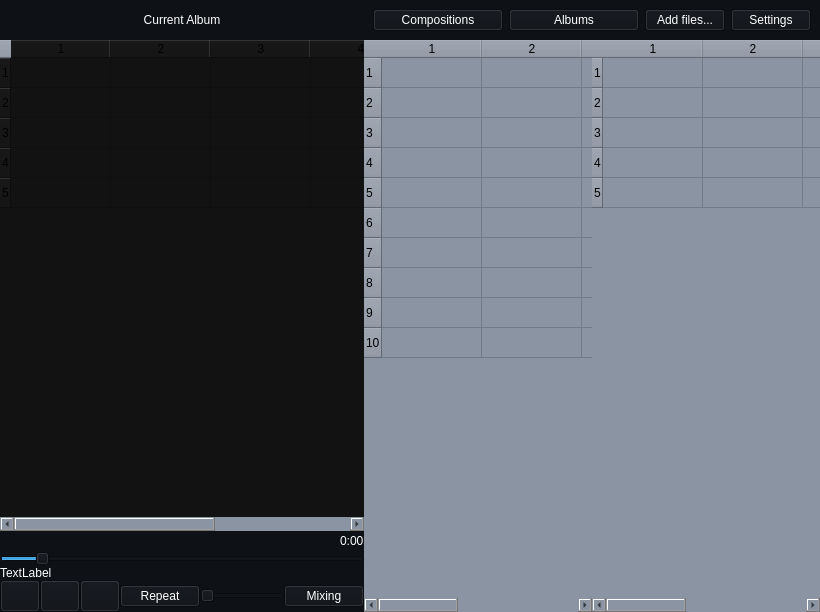
<?xml version="1.0" encoding="UTF-8"?>
<ui version="4.0">
 <class>MainWindow</class>
 <widget class="QMainWindow" name="MainWindow">
  <property name="geometry">
   <rect>
    <x>0</x>
    <y>0</y>
    <width>820</width>
    <height>612</height>
   </rect>
  </property>
  <property name="windowTitle">
   <string>MainWindow</string>
  </property>
  <property name="styleSheet">
   <string notr="true">background-color: #8B94A3</string>
  </property>
  <widget class="QWidget" name="centralwidget">
   <layout class="QGridLayout" name="gridLayout">
    <property name="leftMargin">
     <number>0</number>
    </property>
    <property name="topMargin">
     <number>0</number>
    </property>
    <property name="rightMargin">
     <number>0</number>
    </property>
    <property name="bottomMargin">
     <number>0</number>
    </property>
    <property name="spacing">
     <number>0</number>
    </property>
    <item row="1" column="0" colspan="2">
     <widget class="QTableWidget" name="TableCurrentAlbumWidget">
      <property name="sizePolicy">
       <sizepolicy hsizetype="Expanding" vsizetype="Expanding">
        <horstretch>0</horstretch>
        <verstretch>0</verstretch>
       </sizepolicy>
      </property>
      <property name="styleSheet">
       <string notr="true">background-color: #121212;
selection-background-color: transparent;
border-style: none;</string>
      </property>
      <property name="lineWidth">
       <number>1</number>
      </property>
      <property name="rowCount">
       <number>5</number>
      </property>
      <property name="columnCount">
       <number>5</number>
      </property>
      <row/>
      <row/>
      <row/>
      <row/>
      <row/>
      <column/>
      <column/>
      <column/>
      <column/>
      <column/>
     </widget>
    </item>
    <item row="0" column="2">
     <widget class="QWidget" name="widget" native="true">
      <property name="styleSheet">
       <string notr="true">background-color: #0E1116</string>
      </property>
      <layout class="QHBoxLayout" name="horizontalLayout_2">
       <item>
        <widget class="QPushButton" name="pushButton_Compositions">
         <property name="sizePolicy">
          <sizepolicy hsizetype="Expanding" vsizetype="Fixed">
           <horstretch>20</horstretch>
           <verstretch>0</verstretch>
          </sizepolicy>
         </property>
         <property name="styleSheet">
          <string notr="true">background-color: #0E1116;
color: white</string>
         </property>
         <property name="text">
          <string>Compositions</string>
         </property>
        </widget>
       </item>
       <item>
        <widget class="QPushButton" name="pushButton_Albums">
         <property name="sizePolicy">
          <sizepolicy hsizetype="Expanding" vsizetype="Fixed">
           <horstretch>20</horstretch>
           <verstretch>0</verstretch>
          </sizepolicy>
         </property>
         <property name="styleSheet">
          <string notr="true">background-color: #0E1116;
color: white</string>
         </property>
         <property name="text">
          <string>Albums</string>
         </property>
        </widget>
       </item>
       <item>
        <widget class="QPushButton" name="pushButton_AddFiles">
         <property name="styleSheet">
          <string notr="true">background-color: #0E1116;
color: white</string>
         </property>
         <property name="text">
          <string>Add files...</string>
         </property>
        </widget>
       </item>
       <item>
        <widget class="QPushButton" name="pushButton_Settings">
         <property name="styleSheet">
          <string notr="true">background-color: #0E1116;
color: white</string>
         </property>
         <property name="text">
          <string>Settings</string>
         </property>
        </widget>
       </item>
      </layout>
     </widget>
    </item>
    <item row="0" column="1">
     <widget class="QLabel" name="Label_CurrentAlbum">
      <property name="sizePolicy">
       <sizepolicy hsizetype="Preferred" vsizetype="Preferred">
        <horstretch>0</horstretch>
        <verstretch>0</verstretch>
       </sizepolicy>
      </property>
      <property name="styleSheet">
       <string notr="true">background-color: #0E1116;
color: white</string>
      </property>
      <property name="text">
       <string>&lt;html&gt;&lt;head/&gt;&lt;body&gt;&lt;p align=&quot;center&quot;&gt;Current Album&lt;/p&gt;&lt;/body&gt;&lt;/html&gt;</string>
      </property>
      <property name="textFormat">
       <enum>Qt::AutoText</enum>
      </property>
     </widget>
    </item>
    <item row="1" column="2" rowspan="2">
     <widget class="QWidget" name="AllTracksWidget" native="true">
      <property name="sizePolicy">
       <sizepolicy hsizetype="Expanding" vsizetype="Expanding">
        <horstretch>20</horstretch>
        <verstretch>0</verstretch>
       </sizepolicy>
      </property>
      <layout class="QGridLayout" name="gridLayout_7">
       <property name="leftMargin">
        <number>0</number>
       </property>
       <property name="topMargin">
        <number>0</number>
       </property>
       <property name="rightMargin">
        <number>0</number>
       </property>
       <property name="bottomMargin">
        <number>0</number>
       </property>
       <property name="horizontalSpacing">
        <number>0</number>
       </property>
       <item row="0" column="1">
        <widget class="QTableWidget" name="TableWidgetForAll">
         <property name="sizePolicy">
          <sizepolicy hsizetype="Expanding" vsizetype="Expanding">
           <horstretch>20</horstretch>
           <verstretch>0</verstretch>
          </sizepolicy>
         </property>
         <property name="styleSheet">
          <string notr="true">border-style: none;

background-color: #8B94A3</string>
         </property>
         <property name="rowCount">
          <number>5</number>
         </property>
         <property name="columnCount">
          <number>5</number>
         </property>
         <row/>
         <row/>
         <row/>
         <row/>
         <row/>
         <column/>
         <column/>
         <column/>
         <column/>
         <column/>
        </widget>
       </item>
       <item row="0" column="0">
        <widget class="QWidget" name="AlbumWidget" native="true">
         <property name="sizePolicy">
          <sizepolicy hsizetype="Expanding" vsizetype="Expanding">
           <horstretch>20</horstretch>
           <verstretch>0</verstretch>
          </sizepolicy>
         </property>
         <layout class="QGridLayout" name="gridLayout_6">
          <property name="leftMargin">
           <number>0</number>
          </property>
          <property name="topMargin">
           <number>0</number>
          </property>
          <property name="rightMargin">
           <number>0</number>
          </property>
          <property name="bottomMargin">
           <number>0</number>
          </property>
          <property name="horizontalSpacing">
           <number>0</number>
          </property>
          <item row="0" column="0">
           <widget class="QTableWidget" name="TableAlbumWidget">
            <property name="sizePolicy">
             <sizepolicy hsizetype="Expanding" vsizetype="Expanding">
              <horstretch>20</horstretch>
              <verstretch>0</verstretch>
             </sizepolicy>
            </property>
            <property name="styleSheet">
             <string notr="true">border-style: none;

background-color: #8B94A3</string>
            </property>
            <property name="rowCount">
             <number>10</number>
            </property>
            <property name="columnCount">
             <number>5</number>
            </property>
            <row/>
            <row/>
            <row/>
            <row/>
            <row/>
            <row/>
            <row/>
            <row/>
            <row/>
            <row/>
            <column/>
            <column/>
            <column/>
            <column/>
            <column/>
           </widget>
          </item>
         </layout>
        </widget>
       </item>
      </layout>
     </widget>
    </item>
    <item row="2" column="1">
     <widget class="QWidget" name="widget_2" native="true">
      <property name="styleSheet">
       <string notr="true">background-color: #0E1116;</string>
      </property>
      <layout class="QGridLayout" name="gridLayout_5">
       <property name="leftMargin">
        <number>0</number>
       </property>
       <property name="topMargin">
        <number>0</number>
       </property>
       <property name="rightMargin">
        <number>0</number>
       </property>
       <property name="bottomMargin">
        <number>0</number>
       </property>
       <property name="spacing">
        <number>0</number>
       </property>
       <item row="0" column="0">
        <layout class="QVBoxLayout" name="verticalLayout_2">
         <property name="spacing">
          <number>0</number>
         </property>
         <item>
          <layout class="QHBoxLayout" name="horizontalLayout">
           <item>
            <spacer name="horizontalSpacer">
             <property name="orientation">
              <enum>Qt::Horizontal</enum>
             </property>
             <property name="sizeHint" stdset="0">
              <size>
               <width>40</width>
               <height>20</height>
              </size>
             </property>
            </spacer>
           </item>
           <item>
            <widget class="QLabel" name="label_FileLen">
             <property name="styleSheet">
              <string notr="true">background-color: #0E1116;
color: white</string>
             </property>
             <property name="text">
              <string>0:00</string>
             </property>
            </widget>
           </item>
          </layout>
         </item>
         <item>
          <widget class="QSlider" name="horizontalSlider_2">
           <property name="styleSheet">
            <string notr="true">background-color: #0E1116;</string>
           </property>
           <property name="maximum">
            <number>100</number>
           </property>
           <property name="value">
            <number>10</number>
           </property>
           <property name="orientation">
            <enum>Qt::Horizontal</enum>
           </property>
          </widget>
         </item>
         <item>
          <widget class="QLabel" name="Current_file_2">
           <property name="styleSheet">
            <string notr="true">background-color: #0E1116;
color: white</string>
           </property>
           <property name="text">
            <string>TextLabel</string>
           </property>
          </widget>
         </item>
         <item>
          <layout class="QHBoxLayout" name="horizontalLayout_4">
           <item>
            <widget class="QPushButton" name="pushButton_Previous_2">
             <property name="minimumSize">
              <size>
               <width>32</width>
               <height>32</height>
              </size>
             </property>
             <property name="styleSheet">
              <string notr="true">border-Image: url(:/Previous/Previous.png);
background-color: #0E1116;
color: white</string>
             </property>
             <property name="text">
              <string/>
             </property>
            </widget>
           </item>
           <item>
            <widget class="QPushButton" name="pushButton_PauseContinue_2">
             <property name="minimumSize">
              <size>
               <width>32</width>
               <height>32</height>
              </size>
             </property>
             <property name="styleSheet">
              <string notr="true">border-Image: url(:/Continue/Continue.png);
background-color: #0E1116;
color: white</string>
             </property>
             <property name="text">
              <string/>
             </property>
            </widget>
           </item>
           <item>
            <widget class="QPushButton" name="pushButton_Next_2">
             <property name="minimumSize">
              <size>
               <width>32</width>
               <height>32</height>
              </size>
             </property>
             <property name="styleSheet">
              <string notr="true">border-Image: url(:/Next/Next.png);
background-color: #0E1116;
color: white</string>
             </property>
             <property name="text">
              <string/>
             </property>
            </widget>
           </item>
           <item>
            <widget class="QPushButton" name="pushButton_Repeat_2">
             <property name="styleSheet">
              <string notr="true">background-color: #0E1116;
color: white</string>
             </property>
             <property name="text">
              <string>Repeat</string>
             </property>
            </widget>
           </item>
           <item>
            <widget class="QSlider" name="horizontalSlider_Volume_2">
             <property name="minimumSize">
              <size>
               <width>50</width>
               <height>0</height>
              </size>
             </property>
             <property name="styleSheet">
              <string notr="true">background-color: #0E1116;
color: white</string>
             </property>
             <property name="orientation">
              <enum>Qt::Horizontal</enum>
             </property>
            </widget>
           </item>
           <item>
            <widget class="QPushButton" name="pushButton_Mixing_2">
             <property name="styleSheet">
              <string notr="true">background-color: #0E1116;
color: white</string>
             </property>
             <property name="text">
              <string>Mixing</string>
             </property>
            </widget>
           </item>
          </layout>
         </item>
        </layout>
       </item>
      </layout>
     </widget>
    </item>
   </layout>
  </widget>
 </widget>
 <resources>
  <include location="../trackplayer/ui/resources/Icons.qrc"/>
 </resources>
 <connections/>
</ui>
